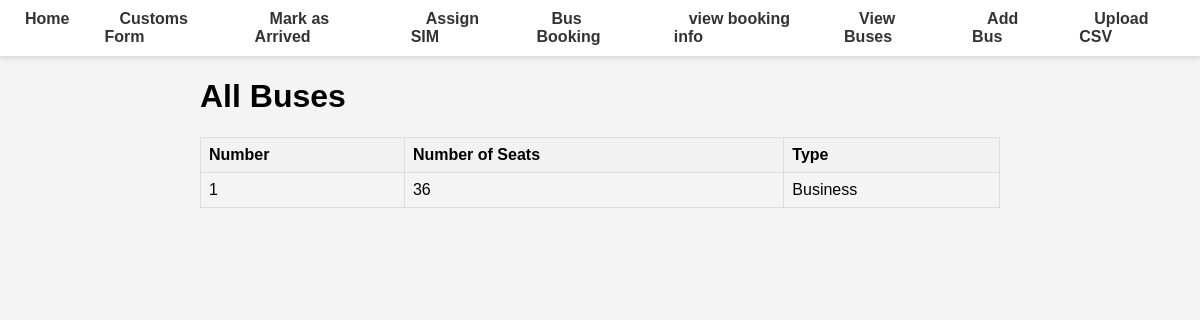
Page /view-buses/ on the earlier database version.
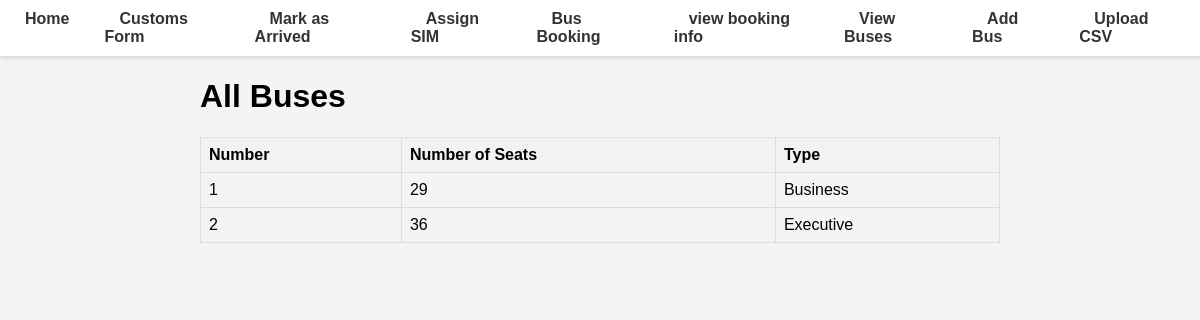
Same page on the later database version.
### database.py (models this page shows)
class Transport(Base):
    __tablename__ = "transport"
    id = Column(Integer, primary_key=True, index=True)
    departure_time = Column(Date, nullable=True)
    type = Column(String, nullable=False)
    transport_type = Column(String, nullable=False)
    __mapper_args__ = {
        'polymorphic_on': transport_type,
        'polymorphic_identity': 'transport'
    }

class Bus(Transport):
    __tablename__ = "bus"
    bus_id = Column(Integer, ForeignKey('transport.id'), primary_key=True)
    bus_number = Column(Integer, nullable=False)
    no_of_seats = Column(Integer, nullable=False)
    type = Column(String, index=True,nullable=True)
    __mapper_args__ = {
        'polymorphic_identity': 'bus',
    }

### main.py (the view)
@app.get("/view-buses/")
def view_buses(request: Request, db: Session = Depends(get_db)):
    buses = db.query(Bus).all()
    return templates.TemplateResponse("view_buses.html", {"request": request, "buses": buses})

### templates/view_buses.html
{% extends "base.html" %}
{% block content %}
<h1>All Buses</h1>
<table>
    <tr>
        <th>Number</th>
        <th>Number of Seats</th>
        <th>Type</th>
    </tr>
    {% for bus in buses %}
    <tr>
        <td>{{ bus.bus_number }}</td>
        <td>{{ bus.no_of_seats }}</td>
        <td>{{ bus.type }}</td>
    </tr>
    {% endfor %}
</table>
{% endblock %}

Differences in the rows shown:
changed Bus "Business": no_of_seats "36" → "29"
added Bus: bus_number "2", no_of_seats "36", type "Executive"
